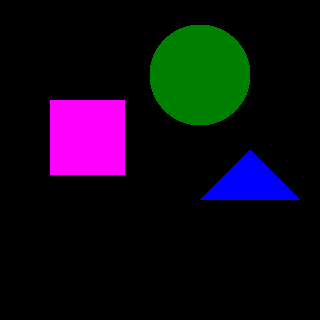
#> input picture ex16/ex16_04/myShapes.jpg, 320 x 320 px
$ python ex16_04.py
#> lines starting #> are read from the running program, lines starting #| are printed output that depends on the picture; after the words box and inside, x2 and y2 are one past the last pixel; in counts of white or black regions, pixels touching at a corner belong together
import cv2 as cv
import numpy as np

def main():
    img_src = cv.imread(cv.samples.findFile("myShapes.jpg"))
#> img_src is the input picture: shape (320, 320, 3); mean B, G, R 20.4, 10, 14
    if img_src is None:
        print("Could not find the image!")
        exit(0)
    img_gray = cv.cvtColor(img_src, cv.COLOR_BGR2GRAY)
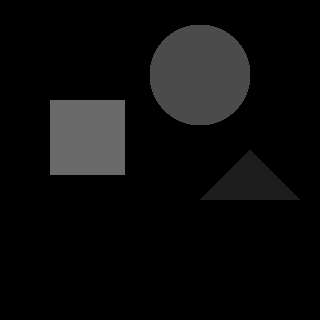
#> img_gray: shape (320, 320); min 0, max 105, mean 12.4
    ret, img_binary = cv.threshold(img_gray, 20, 255, cv.THRESH_BINARY)
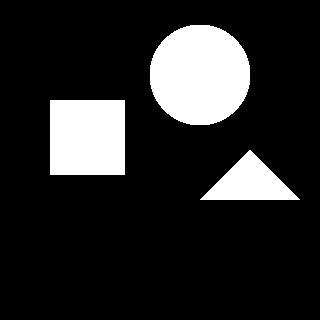
#> img_binary: shape (320, 320); 15.8% white; 3 white regions

    contours, _ = cv.findContours(img_binary, cv.RETR_EXTERNAL, cv.CHAIN_APPROX_SIMPLE)
#> contours = 3 contours; box (x1, y1, x2, y2) and area: (150, 25, 250, 125) 7857, (50, 100, 125, 175) 5476, (200, 150, 300, 200) 2450
    for index, contour in enumerate(contours):
        area = cv.contourArea(contour)
        print(f'Area of shape {index}: {area}')
#> this loop made 3 passes
#> (contour, area) on passes 1 to 2: ([[249, 150], [200, 199], [299, 199], [250, 150]], 2450), ([[50, 100], [50, 174], [124, 174], [124, 100]], 5476)
#> area on pass 3: 7857
#| Area of shape 0: 2450.0
#| Area of shape 1: 5476.0
#| Area of shape 2: 7857.0
    cv.imshow("Original Image", img_src)
    cv.imshow("Binary Image", img_binary)
    cv.waitKey(0)
    cv.destroyAllWindows()

if __name__ == "__main__":
    main()
